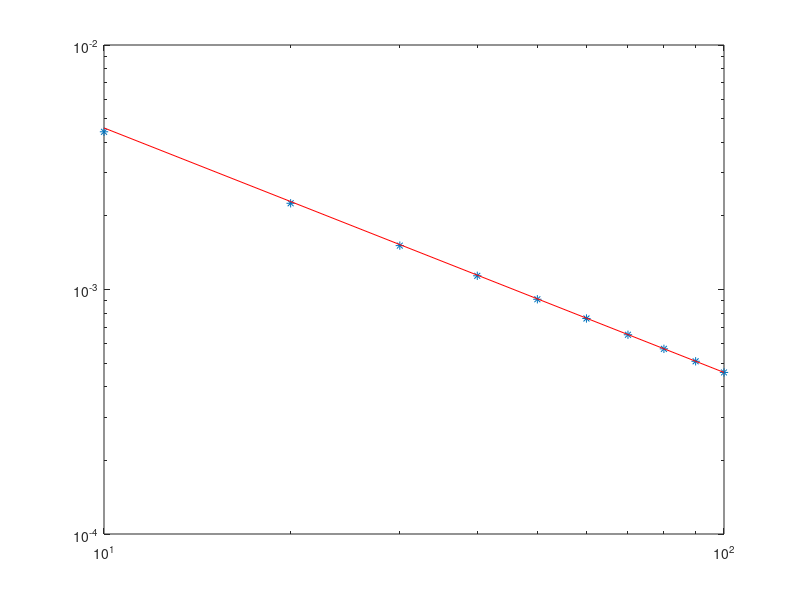

Reproduce this figure in MATLAB.
clear all; close all

%% Risoluzione esame 28 con FD + Eulero implicito

m=101;
h=1/(m-1);
x=linspace(0,1,m)';

A = toeplitz(sparse([1,1],[1,2],[-2,1]/h^2,1,m));

%% condizioni al bordo
A(1,1:2)=[0,0];
A(m,m-1:m)=[0,0]; 

counter=0;
tsrange=10:10:100;
for ts=tsrange
    counter=counter+1;
    k=1/ts;
    y0=x.^2-x;
y=y0;
c=(x-x.^2)/2;

for n=1:ts
   y=(eye(length(y0))-k*diag(c)*A)\y; 
end
err(counter)=norm(y-exp(-1)*(x.^2-x),inf);
%err(counter)=norm(y-yRef,inf);

    
end
figure
loglog(tsrange,err,'*',tsrange,err(end)*(tsrange/tsrange(end)).^(-1),'r')

%% ordine spaziale è costante perché la soluzione al tempo 1 è un polinomio di grado 2 e ha derivata quarta nulla
count=0;

